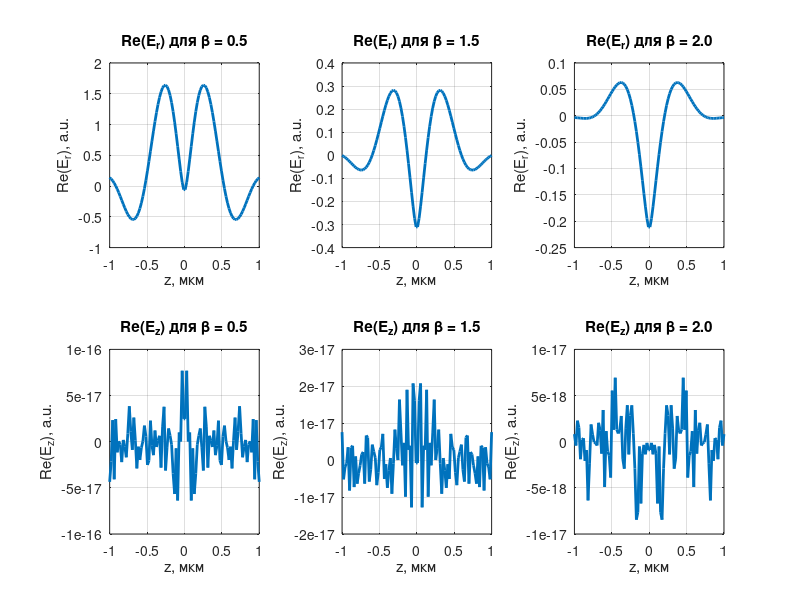
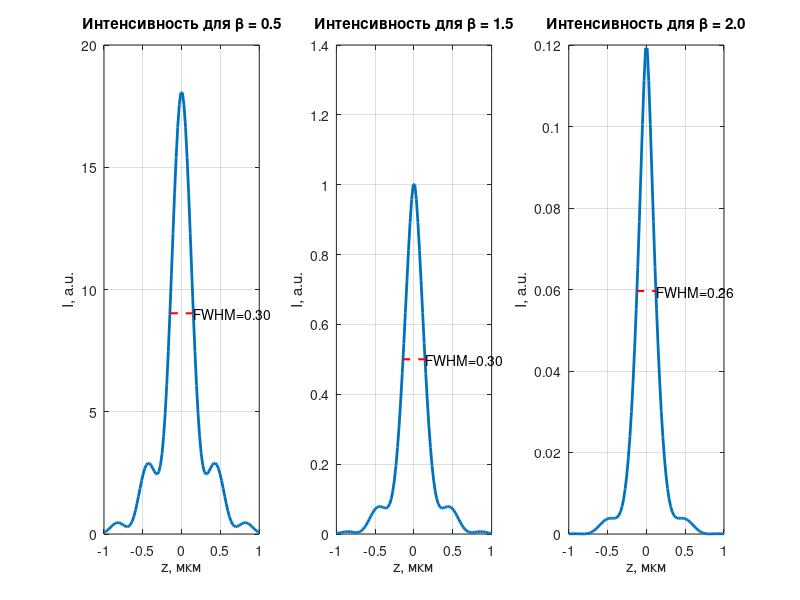
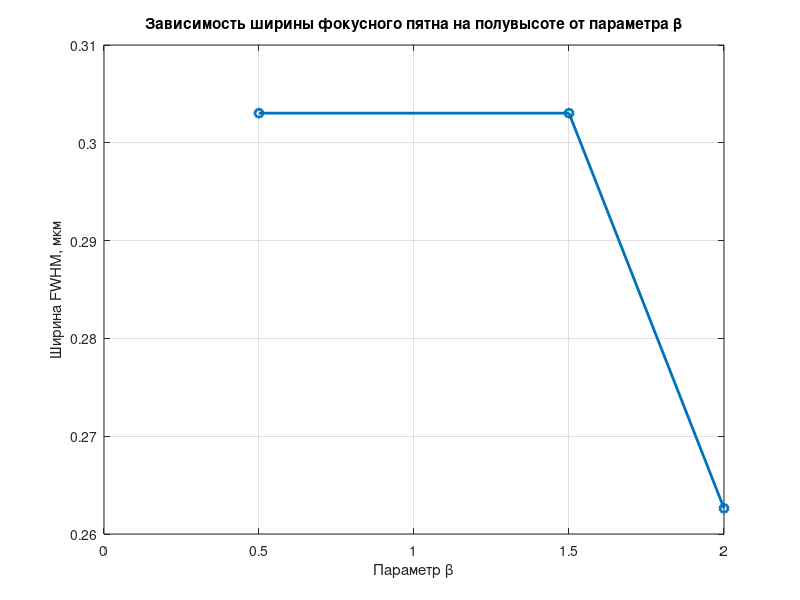

MATLAB code for these plots, in order:
%16.	Получить продольное распределение интенсивности светового поля (вдоль оси z при r=0) в фокусе апланатического объектива при фокусировке радиально-поляризованного света
%l = 1 моды R-TEM01 (параметр β считать равным 1) с длиной волны 0,532 мкм в воздухе (n = 1).
%Вычисления произвести для значения числовой апертуры NA равного 0,9.
%Повторить вычисления для параметра β равного 0,5, 1,5, 2,0. Оценить влияние параметра в уменьшение размеров фокусного пятна.

% Очистка рабочего пространства и закрытие графических окон
close all; % Закрытие всех открытых графических окон
clear;     % Очистка рабочего пространства от переменных

%% Параметры
% Длина волны
lambda = 0.532; % мкм
n = 1;
% Заданные значения числовой апертуры и параметров бета
NA = 0.9;
Betas = [0.5, 1.5, 2.0];

% Константы
A = 1;
A_ = 1;
N = 100; % количество дроблений интервала

R = 1;

%%
% Волновое число
k = 2*pi/lambda; % Вычисляем волновое число k
x = linspace(-R, R, N); % Создаем вектор x с равномерно распределенными значениями от -R до R
y = linspace(-R, R, N); % Создаем вектор y с равномерно распределенными значениями от -R до R
[X, Y] = meshgrid(x, y); % Создаем сетку X и Y с использованием x и y
[~, r] = cart2pol(X, Y); % Преобразуем координаты из декартовых в полярные и получаем радиус r
z = linspace(-R, R, N); % Создаем вектор z с равномерно распределенными значениями от -R до R

T_func = @(tetha) cos(tetha).^0.5;  % Функция апотизации зрачка для апланатического объектива
l_func = @(A, tetha, alpha, beta)  A*sin(tetha).*... % Начальное распределение напряженности электрического поля
    exp(-(beta^2*sin(tetha).^2)/(sin(alpha)^2));

% Функция для E_r
fun = @(tetha, alpha, beta) l_func(A_, tetha, alpha, beta) * ...
    T_func(tetha) * sin(2*tetha) * ...
    exp(1i*k*z*cos(tetha)) * besselj(1, k*r*sin(tetha));
% Функция для E_z
fun2 = @(tetha, alpha, beta) l_func(A_, tetha, alpha, beta) *...
    T_func(tetha) * (sin(tetha))^2 * ...
    exp(1i*k*z*cos(tetha)) * besselj(0, k*r*sin(tetha));

I = zeros(N, numel(Betas)); % Массив для сохранения интенсивности светового поля для каждого значения beta
E_r = zeros(N, numel(Betas)); % Массив для сохранения компоненты E_r
E_z = zeros(N, numel(Betas)); % Массив для сохранения компоненты E_z

for i = 1:numel(Betas)
    beta = Betas(i);

    alpha = asin(NA / n); % Вычисляем максимальный угол

    % Интегрируем обе функции
    integral_r = integral(@(tetha)fun(tetha, alpha, beta),  0, alpha, 'ArrayValued', true); % Интегрируем функцию fun по углу tetha от 0 до alpha
    integral_z = integral(@(tetha)fun2(tetha, alpha, beta), 0, alpha, 'ArrayValued', true); % Интегрируем функцию fun2 по углу tetha от 0 до alpha
    E_r(:, i) = A * integral_r; % Вычисляем E_r
    E_z(:, i) = A * 1i * 2 * integral_z; % Вычисляем E_z
    % Находим интенсивности
    I_r = abs(E_r(:, i)).^2; % Вычисляем интенсивность I_r
    I_z = abs(E_z(:, i)).^2; % Вычисляем интенсивность I_z
    I(:, i) = I_r + I_z; % Записываем суммарную интенсивность в массив I
end

% Визуализация интенсивности для разных значений beta
figure;
for i = 1:numel(Betas)
    subplot(2, numel(Betas), i);
    plot(z, real(E_r(:, i)), 'LineWidth', 2); % Строим график вещественной части E_r по z для каждого значения beta
    xlabel('z, мкм');
    ylabel('Re(E_r), a.u.');
    title(sprintf('Re(E_r) для \\beta = %.1f', Betas(i))); % Заголовок графика
    grid on;

    subplot(2, numel(Betas), numel(Betas) + i);
    plot(z, real(E_z(:, i)), 'LineWidth', 2); % Строим график вещественной части E_z по z для каждого значения beta
    xlabel('z, мкм');
    ylabel('Re(E_z), a.u.');
    title(sprintf('Re(E_z) для \\beta = %.1f', Betas(i))); % Заголовок графика
    grid on;
end

% Визуализация интенсивности для разных значений beta
figure;
for i = 1:numel(Betas)
    subplot(1, numel(Betas), i);
    plot(z, I(:, i), 'LineWidth', 2); % Строим график интенсивности по z для каждого значения beta
    xlabel('z, мкм');
    ylabel('I, a.u.');
    title(sprintf('Интенсивность для \\beta = %.1f', Betas(i))); % Заголовок графика
    grid on;

    % Определение FWHM и отметка на графике
    I_focused = I(:, i); % Интенсивность светового поля для текущего значения параметра beta
    [max_intensity, max_pos] = max(I_focused); % Находим максимальное значение интенсивности и его позицию
    half_max_intensity = max_intensity / 2; % Находим половину максимальной интенсивности
    left_half = find(I_focused(1:max_pos) < half_max_intensity, 1, 'last'); % Левый край
    right_half = find(I_focused(max_pos:end) < half_max_intensity, 1) + max_pos - 1; % Правый край
    FWHM = z(right_half) - z(left_half); % Ширина фокусного пятна на полувысоте
    % Отмечаем значение FWHM на графике
    hold on;
    plot([z(left_half), z(right_half)], [half_max_intensity, half_max_intensity], 'r--', 'LineWidth', 1.5);
    text(z(right_half), max_intensity/2, sprintf('FWHM=%.2f', FWHM), 'HorizontalAlignment', 'left');
    hold off;
end

% Оценка влияния параметра beta на уменьшение размеров фокусного пятна
FWHM_values = zeros(size(Betas)); % Создаем массив для сохранения значений FWHM

for i = 1:numel(Betas)
    I_focused = I(:, i); % Интенсивность светового поля для текущего значения параметра beta
    % Находим максимальное значение интенсивности и его позицию
    [max_intensity, max_pos] = max(I_focused);

    % Находим полуширину фокусного пятна на полувысоте
    half_max_intensity = max_intensity / 2;
    left_half = find(I_focused(1:max_pos) < half_max_intensity, 1, 'last'); % Левый край
    right_half = find(I_focused(max_pos:end) < half_max_intensity, 1) + max_pos - 1; % Правый край
    FWHM_values(i) = z(right_half) - z(left_half); % Ширина фокусного пятна на полувысоте
end

% График зависимости FWHM от параметра beta
figure;
plot(Betas, FWHM_values, 'o-', 'LineWidth', 2);
xlabel('Параметр \beta');
ylabel('Ширина FWHM, мкм');
title('Зависимость ширины фокусного пятна на полувысоте от параметра \beta');
grid on;

